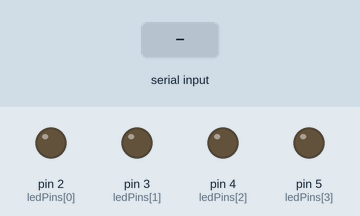
Simulated run of this sketch. Board: Arduino Uno, built with avr-gcc and run on an emulated ATmega328P. Shown: output pins drawn as LEDs (lit = HIGH). The inputs (shaded band) are chosen by the test bench. What the sketch prints to the serial monitor is not drawn.

Above: at 1.2 s.
1.3 s: "90,45\n" received over Serial
At 2.1 s:
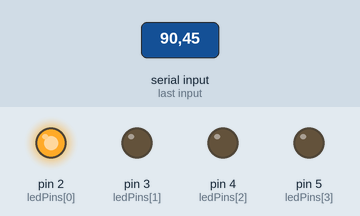
2.8 s: "30,150\n" received over Serial
At 3.3 s:
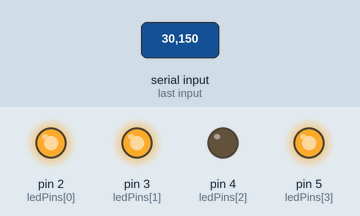
4.3 s: "90\n" received over Serial
At 5.5 s:
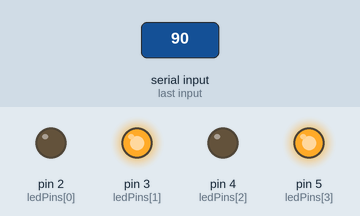
5.8 s: "200\n" received over Serial
At 6.7 s:
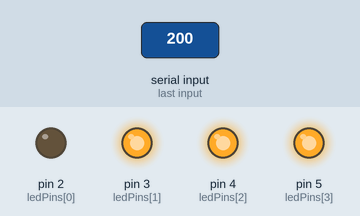
7.3 s: "90,45\n" received over Serial
At 7.9 s:
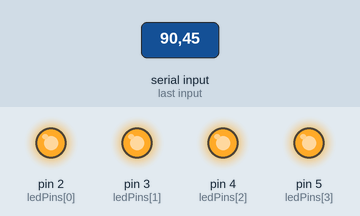
8.8 s: "30,150\n" received over Serial
At 9.1 s:
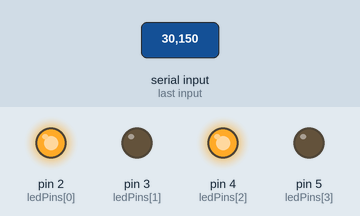
Timing chart, 0 to 11.3 s (numbered marks = the images above; inputs shaded):
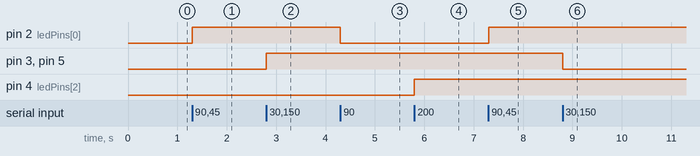

The sketch:

raspi-arduino-communication.ino
```cpp
int ledPins[4] = {2, 3, 4, 5};
int ledState[4] = {0, 0, 0, 0};

void setup() {
  // put your setup code here, to run once:
  Serial.begin(19200);
  for (int i=0; i<4; i++) {
    pinMode(ledPins[i], OUTPUT);
  }
  Serial.println("Device is ready");
}

void loop() {
  // put your main code here, to run repeatedly:
  if (Serial.available() > 0) {
    int ledToSwitch = Serial.read() - '0';
    ledState[ledToSwitch] = (ledState[ledToSwitch] + 1) % 2;
    digitalWrite(ledPins[ledToSwitch], ledState[ledToSwitch]);
  }
}
```

Measured:
- after the input at 1.3 s, pin 2 (ledPins[0]): LOW → HIGH at once
- after the input at 2.8 s, pin 3 (ledPins[1]), pin 5 (ledPins[3]): LOW → HIGH at once
- after the input at 4.3 s, pin 2 (ledPins[0]): HIGH → LOW at once
- after the input at 5.8 s, pin 4 (ledPins[2]): LOW → HIGH at once
- after the input at 7.3 s, pin 2 (ledPins[0]): LOW → HIGH at once
- after the input at 8.8 s, pin 3 (ledPins[1]), pin 5 (ledPins[3]): HIGH → LOW at once
